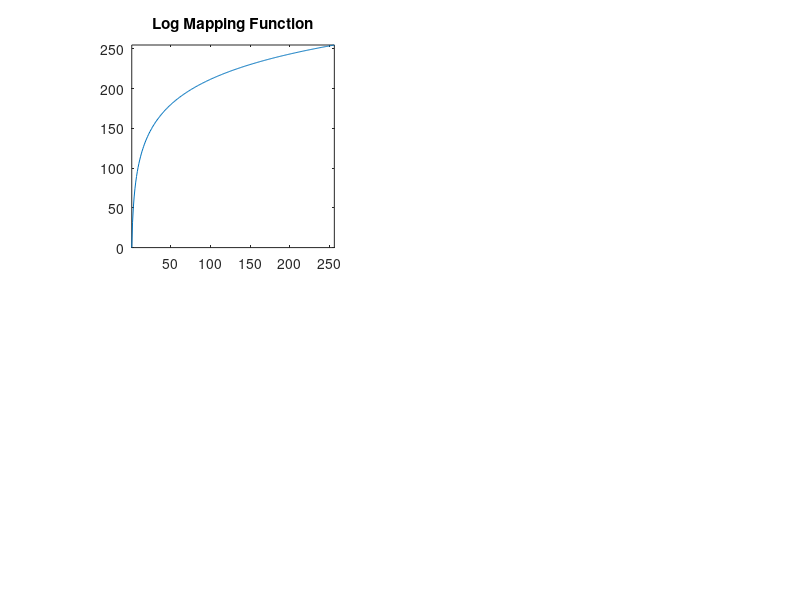

Reproduce this figure in MATLAB.
x = 0:255; 
c = 255 / log(256); 
y=c*log(x + 1); 
figure, subplot(2,2,1), plot(y), ... 
    title('Log Mapping Function'), axis tight, axis square